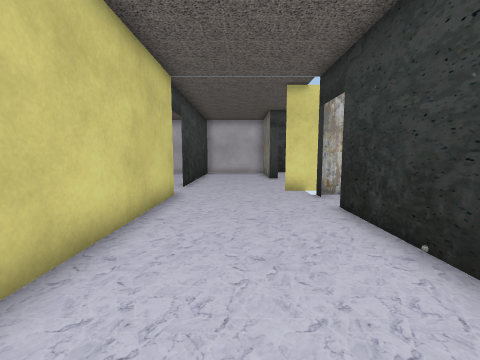
view 1 (above)

24 first-person views from a walk through a 3-D level made in the Unity game engine. The camera is 1.4 m above the floor, tilts 6° down and sees 90° across. The floor is counted in squares, 1 m on a side. Each view is taken from the middle of a square. On the plan, view 1 faces up. The plan holds only what a view shows up to about 13 squares ahead; the rest is blank. The place goes on beyond the plan. The player character is not drawn. Some animated figures are left out. Some surface patterns are stand-ins.

view 2
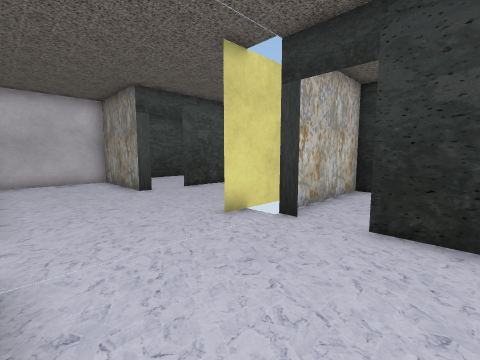

view 3
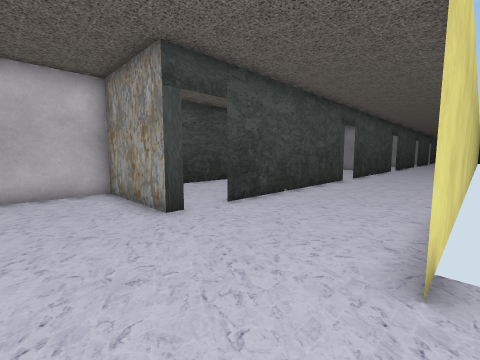

view 4
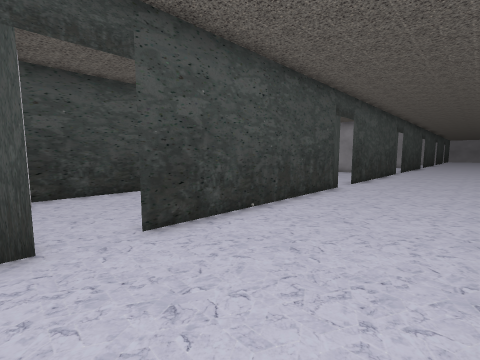

view 5
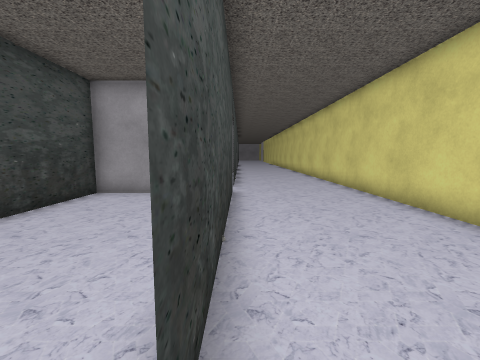

view 6
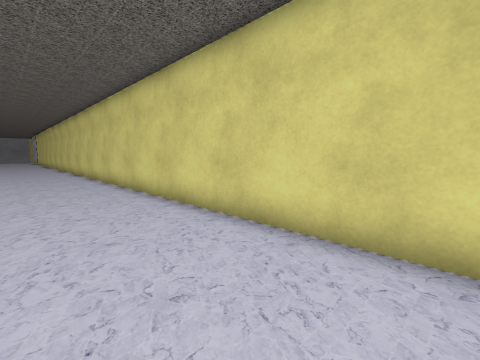

view 7
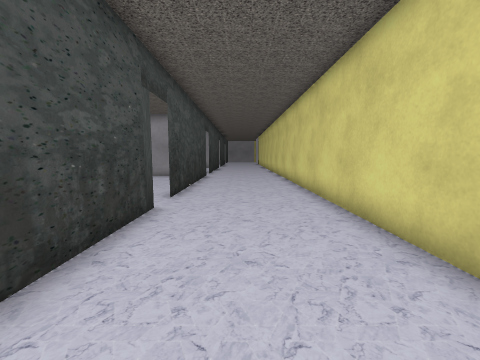

view 8
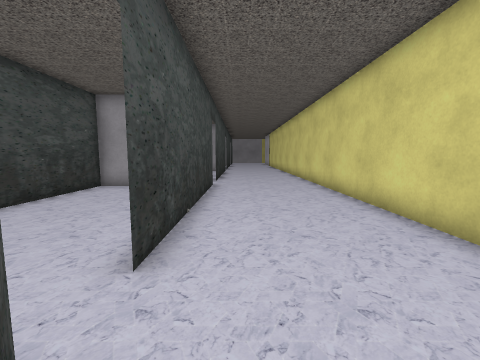

view 9
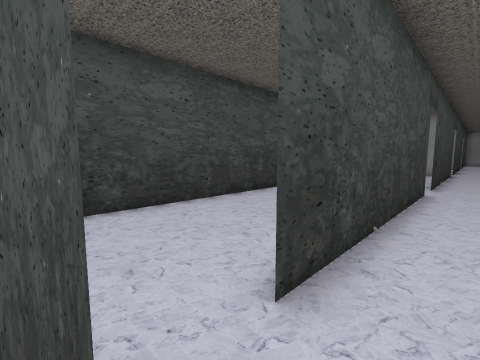

view 10
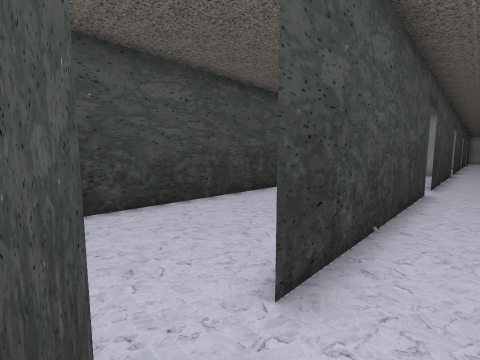

view 11
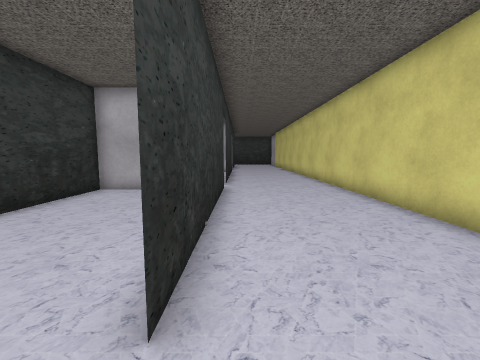

view 12
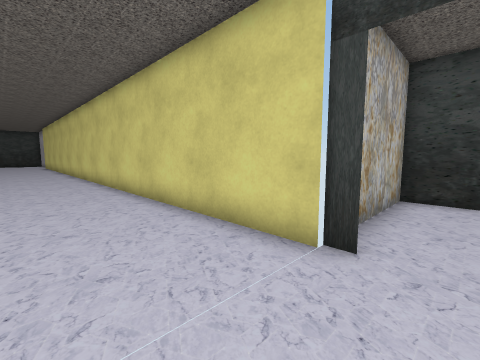

view 13
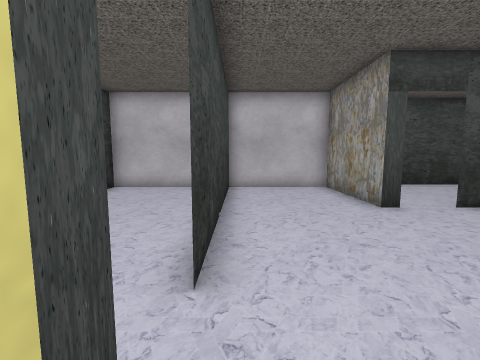

view 14
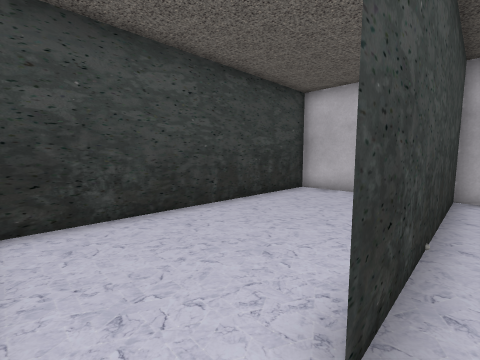

view 15
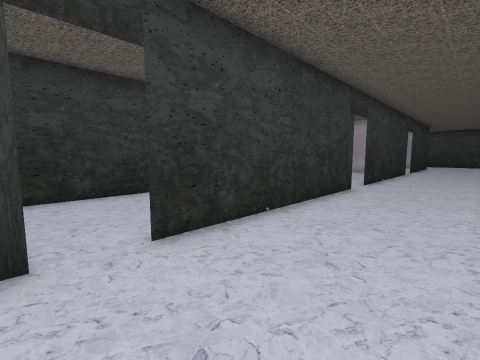

view 16
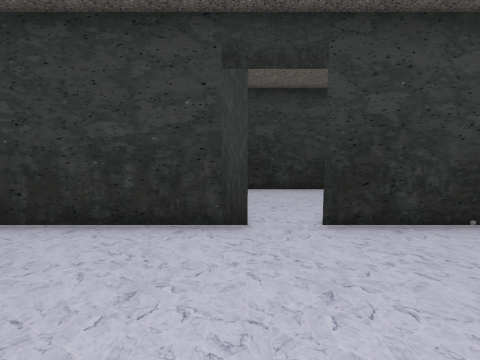

view 17
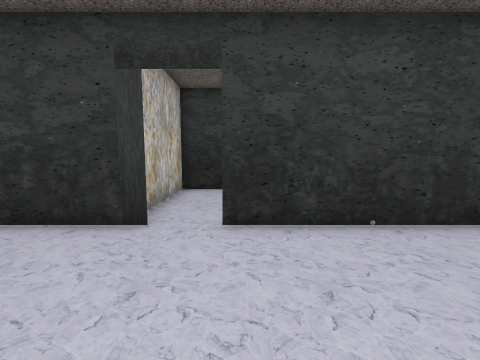

view 18
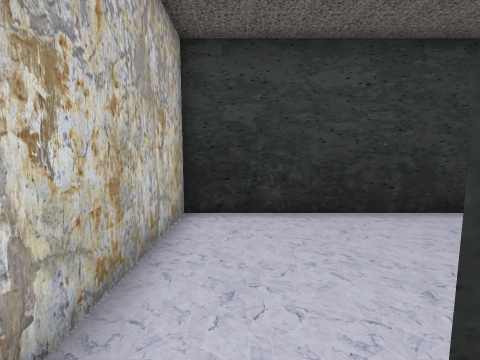

view 19
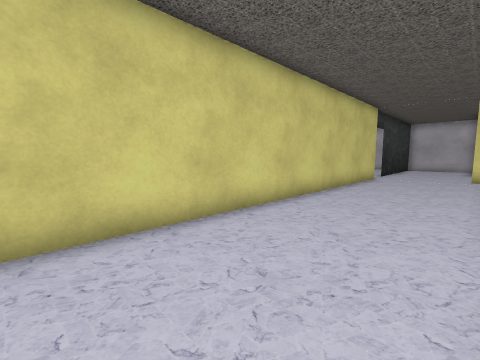

view 20
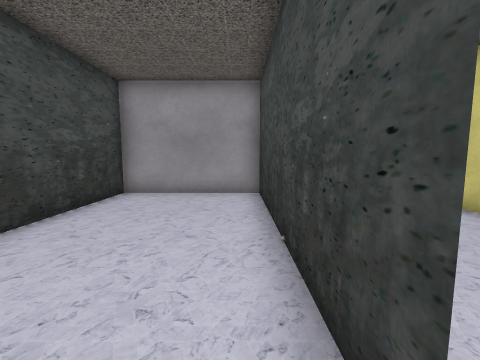

view 21
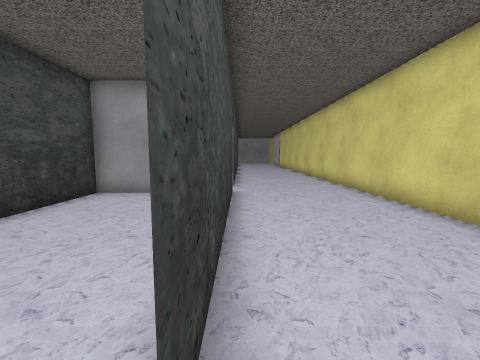

view 22
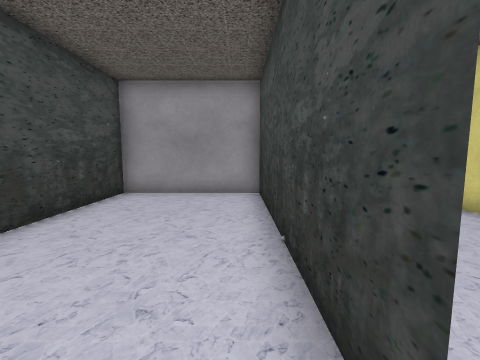

view 23
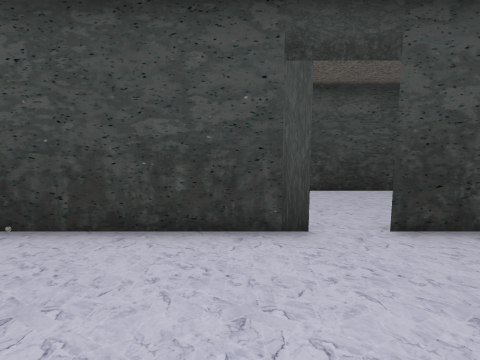

view 24
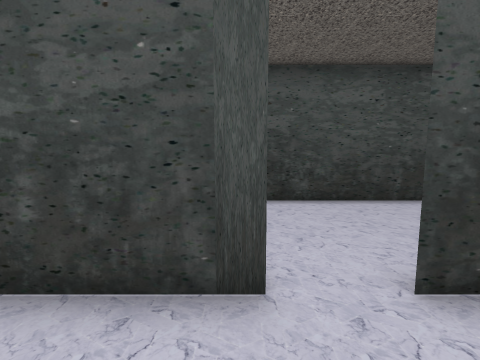

### Floor plan
Points are (right, up) in squares from view 1. A wall is a line through its corners. A room is listed if a view was taken in it or the views show most of it. See-through windows are left out.
Room 1 (views 1, 2, 3, 4, 5, 6, 7, 8, 9, 10, 11, 12, 13, 14, 15, 16, 17, 18, 19, 23, 24)
walls: (7.6, 9.3) (36.1, 9.3); (12.4, 14.3) (3.8, 14.3); (2.7, 7.8) (2.7, 8.4); (2.4, 14.3) (1.8, 14.3) (1.8, 18.4); (2.6, 18.4) (-2.5, 18.4) (-2.5, 10.2); (-2.3, 8.4) (-2.3, -7.1); (-2.5, 8.9) (-2.5, 8.2); (22.4, 14.3) (13.8, 14.3); (2.7, -2.2) (2.7, 6.4); (2.7, -7.5) (2.7, -3.6); (32.4, 14.3) (23.8, 14.3); (36.5, 14.3) (33.8, 14.3)
ways out: opening at (13, 14) to room 2; opening at (23, 14) to room 3; opening at (-2.5, 9.5) to room 4; opening at (3, 15) to room 5; opening at (3, 7) to room 6; opening at (3, -3); opening at (33, 14)
Room 2 (view 20)
walls: (13.8, 14.3) (21.8, 14.3) (21.8, 19.4); (22, 19.3) (12, 19.3)
ways out: opening at (13, 14) to room 1
Room 3 (views 21, 22)
walls: (23.8, 14.3) (31.8, 14.3) (31.8, 19.4); (32, 19.3) (22, 19.3)
ways out: opening at (23, 14) to room 1
Room 4 (no view inside)
walls: (-4, 18.4) (-7.5, 18.4) (-7.5, 8.4) (-4, 8.4)
ways out: opening at (-2.5, 9.5) to room 1
Room 5 (no view inside)
walls: (11.8, 17.2) (11.8, 19.4); (12, 19.3) (2.5, 19.3)
ways out: opening at (3, 15) to room 1
Room 6 (no view inside)
walls: (7.7, 4) (7.7, 8.3) (2.8, 8.3); (5.9, -1.7) (7.8, -1.7); (7.7, -2) (7.7, 2.5); (17, 9.3) (1.8, 9.3)
ways out: opening at (3, 7) to room 1

Where each view was taken, in squares from view 1:
view 1: 0 up, 0 right, facing up
view 2: 5 up, 2 left, facing up-right
view 3: 9 up, 1 left, facing up-right
view 4: 10 up, 2 right, facing up-right
view 5: 14 up, 3 right, facing right
view 6: 13 up, 9 right, facing down-right
view 7: 12 up, 16 right, facing right
view 8: 13 up, 21 right, facing right
view 9: 13 up, 22 right, facing up-right
view 10: 13 up, 12 right, facing up-right
view 11: 8 up, 2 right, facing down
view 12: 10 up, 1 right, facing down-left
view 13: 8 up, 2 left, facing up
view 14: 9 up, 2 left, facing up-left
view 15: 8 up, 1 left, facing down-right
view 16: 2 down, 2 left, facing right
view 17: 4 down, 2 left, facing right
view 18: 3 down, 2 right, facing right
view 19: 7 down, 2 right, facing up-left
view 20: 15 up, 13 right, facing right
view 21: 14 up, 23 right, facing right
view 22: 15 up, 23 right, facing right
view 23: 10 up, 31 right, facing up
view 24: 12 up, 32 right, facing up
